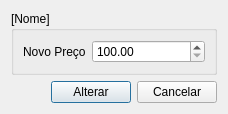
<?xml version="1.0" encoding="UTF-8"?>
<ui version="4.0">
 <class>ChangeSinglePriceDialog</class>
 <widget class="QDialog" name="ChangeSinglePriceDialog">
  <property name="geometry">
   <rect>
    <x>0</x>
    <y>0</y>
    <width>400</width>
    <height>102</height>
   </rect>
  </property>
  <property name="windowTitle">
   <string>Mudar Preço</string>
  </property>
  <layout class="QVBoxLayout" name="verticalLayout">
   <property name="sizeConstraint">
    <enum>QLayout::SetFixedSize</enum>
   </property>
   <item>
    <widget class="QGroupBox" name="AlterPriceGroupBox">
     <property name="sizePolicy">
      <sizepolicy hsizetype="Preferred" vsizetype="Fixed">
       <horstretch>0</horstretch>
       <verstretch>0</verstretch>
      </sizepolicy>
     </property>
     <property name="title">
      <string>[Nome]</string>
     </property>
     <layout class="QHBoxLayout" name="horizontalLayout_2">
      <item>
       <widget class="QLabel" name="label">
        <property name="sizePolicy">
         <sizepolicy hsizetype="Fixed" vsizetype="Preferred">
          <horstretch>0</horstretch>
          <verstretch>0</verstretch>
         </sizepolicy>
        </property>
        <property name="text">
         <string>Novo Preço</string>
        </property>
       </widget>
      </item>
      <item>
       <widget class="QDoubleSpinBox" name="NewPriceSpinBox">
        <property name="minimum">
         <double>100.000000000000000</double>
        </property>
        <property name="maximum">
         <double>10000.000000000000000</double>
        </property>
        <property name="singleStep">
         <double>50.000000000000000</double>
        </property>
       </widget>
      </item>
     </layout>
    </widget>
   </item>
   <item>
    <layout class="QHBoxLayout" name="horizontalLayout">
     <item>
      <spacer name="horizontalSpacer">
       <property name="orientation">
        <enum>Qt::Horizontal</enum>
       </property>
       <property name="sizeHint" stdset="0">
        <size>
         <width>40</width>
         <height>20</height>
        </size>
       </property>
      </spacer>
     </item>
     <item>
      <widget class="QPushButton" name="AlterPriceButton">
       <property name="text">
        <string>Alterar</string>
       </property>
      </widget>
     </item>
     <item>
      <widget class="QPushButton" name="CancelButton">
       <property name="text">
        <string>Cancelar</string>
       </property>
      </widget>
     </item>
    </layout>
   </item>
  </layout>
 </widget>
 <resources/>
 <connections/>
</ui>
